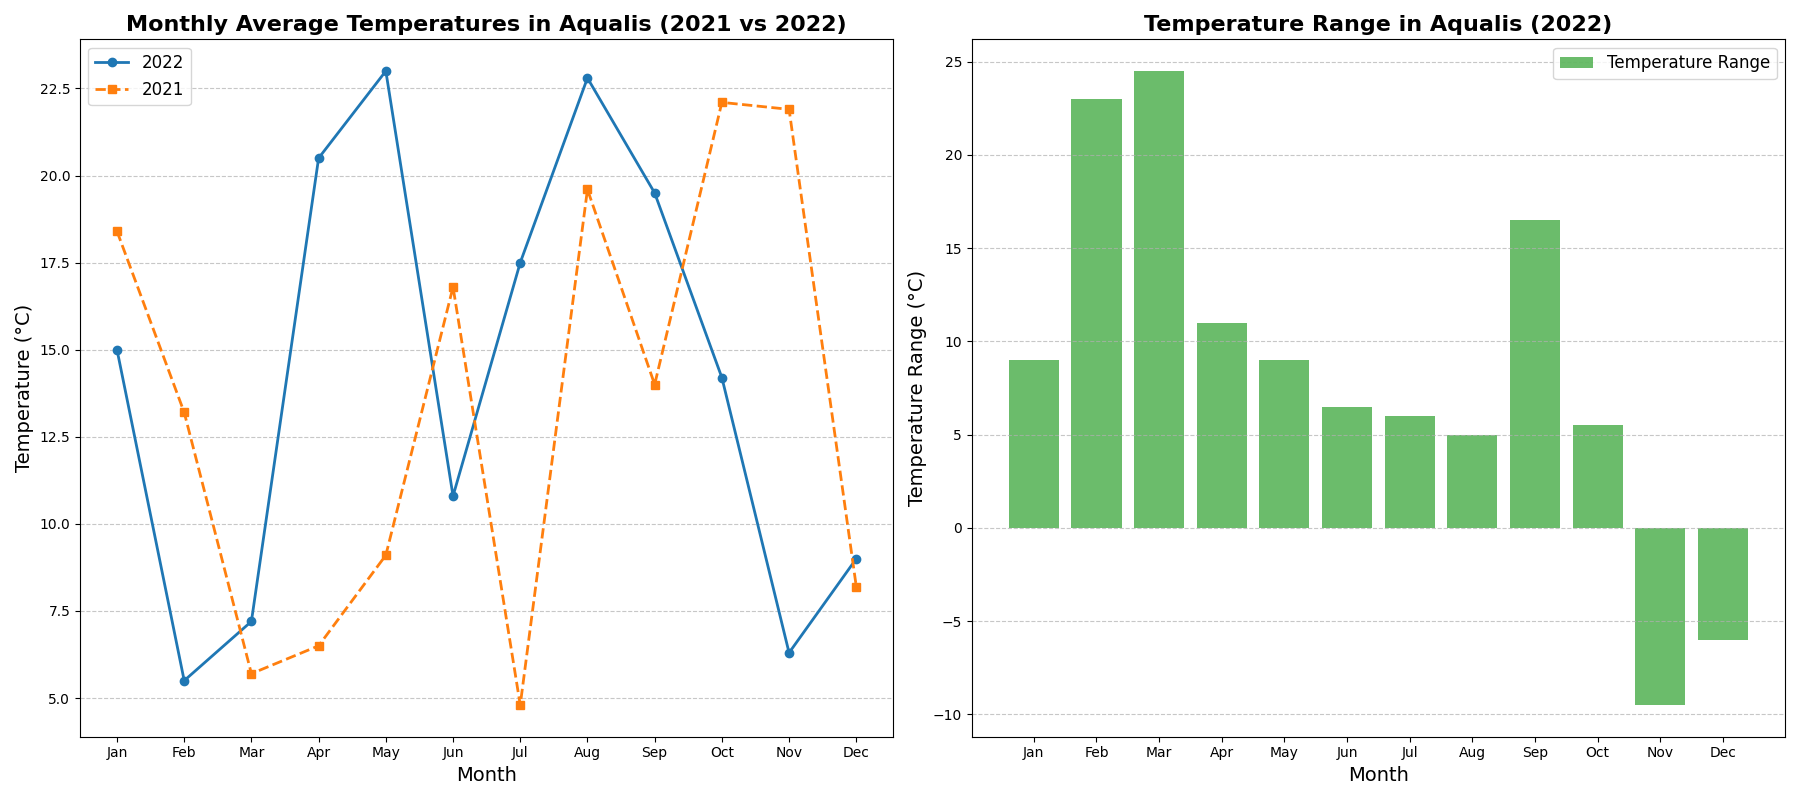

Recreate this plot in Python.
import matplotlib.pyplot as plt
import numpy as np

months = np.arange(1, 13)

# Altered monthly average temperatures and high/low temperatures for 2022
avg_temperatures_2022 = np.array([15.0, 5.5, 7.2, 20.5, 23.0, 10.8, 17.5, 22.8, 19.5, 14.2, 6.3, 9.0])
avg_temperatures_2021 = np.array([18.4, 13.2, 5.7, 6.5, 9.1, 16.8, 4.8, 19.6, 14.0, 22.1, 21.9, 8.2])

high_temperatures_2022 = np.array([20.0, 26.0, 29.0, 17.5, 24.0, 10.0, 12.0, 15.0, 28.5, 22.5, 8.0, 9.0])
low_temperatures_2022 = np.array([11.0, 3.0, 4.5, 6.5, 15.0, 3.5, 6.0, 10.0, 12.0, 17.0, 17.5, 15.0])

temperature_range_2022 = high_temperatures_2022 - low_temperatures_2022

fig, (ax1, ax2) = plt.subplots(1, 2, figsize=(18, 8))

ax1.plot(months, avg_temperatures_2022, marker='o', linestyle='-', color='#1f77b4', linewidth=2, label='2022')
ax1.plot(months, avg_temperatures_2021, marker='s', linestyle='--', color='#ff7f0e', linewidth=2, label='2021')

ax1.set_title('Monthly Average Temperatures in Aqualis (2021 vs 2022)', fontsize=16, fontweight='bold')
ax1.set_xlabel('Month', fontsize=14)
ax1.set_ylabel('Temperature (°C)', fontsize=14)

ax1.set_xticks(months)
ax1.set_xticklabels(['Jan', 'Feb', 'Mar', 'Apr', 'May', 'Jun', 'Jul', 'Aug', 'Sep', 'Oct', 'Nov', 'Dec'])

ax1.grid(axis='y', linestyle='--', alpha=0.7)
ax1.legend(loc='upper left', fontsize=12)

ax2.bar(months, temperature_range_2022, color='#2ca02c', label='Temperature Range', alpha=0.7)

ax2.set_title('Temperature Range in Aqualis (2022)', fontsize=16, fontweight='bold')
ax2.set_xlabel('Month', fontsize=14)
ax2.set_ylabel('Temperature Range (°C)', fontsize=14)

ax2.set_xticks(months)
ax2.set_xticklabels(['Jan', 'Feb', 'Mar', 'Apr', 'May', 'Jun', 'Jul', 'Aug', 'Sep', 'Oct', 'Nov', 'Dec'])

ax2.grid(axis='y', linestyle='--', alpha=0.7)
ax2.legend(loc='upper right', fontsize=12)

plt.tight_layout()
plt.show()
